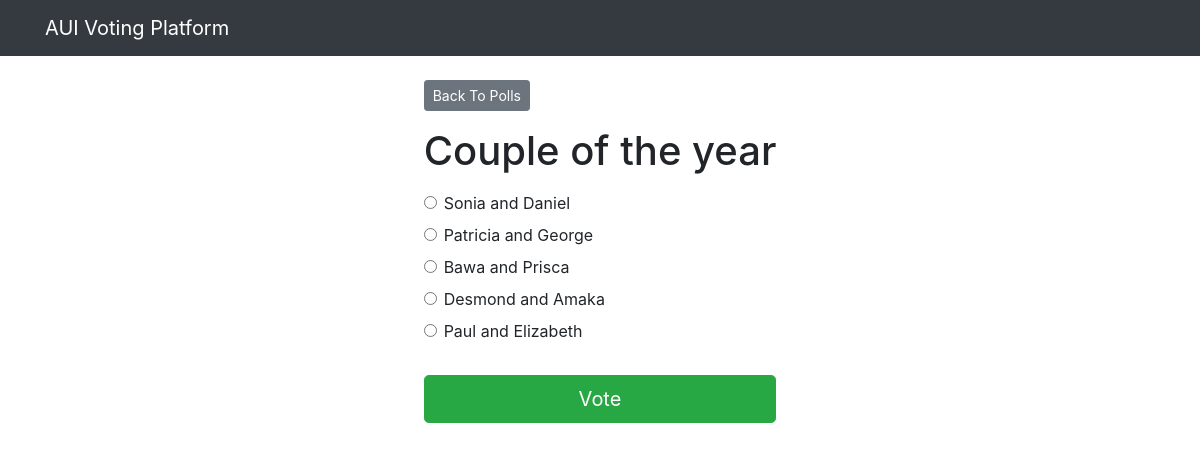
/polls/13/, run on the app's committed database.
### polls/models.py (models this page shows, shortened)
class Question(models.Model):
    question_text = models.CharField(max_length=200)
    pub_date = models.DateTimeField('date published')

class Choice(models.Model):
    question = models.ForeignKey(Question, on_delete=models.CASCADE)
    choice_text = models.CharField(max_length=200)
    votes = models.IntegerField(default=0)

### polls/views.py (the view)
# urls.py: path('<int:question_id>/', views.detail, name='detail'),
def detail(request, question_id):
    try:
        question = Question.objects.get(pk=question_id)
    except Question.DoesNotExist:
        raise Http404("Question does not exist")
    return render(request, 'polls/detail.html', {'question': question})

### templates/polls/detail.html (shortened to what this page needs)
{% extends 'base.html' %}
{% block content %}
<a class="btn btn-secondary btn-sm mb-3" href="{% url 'polls:index' %}">Back To Polls</a>
<h1 class="text-center mb-3">{{ question.question_text }}</h1>
<form action="{% url 'polls:vote' question.id %}" method="post">
    {% for choice in question.choice_set.all %}
    <div class="form-check">
        <input type="radio" name="choice" class="form-check-input" id="choice{{ forloop.counter }}"
            value="{{ choice.id }}" />
        <label for="choice{{ forloop.counter }}">{{ choice.choice_text }}</label>
    </div>
    {% endfor %}
    <input type="submit" value="Vote" class="btn btn-success btn-lg btn-block mt-4" />
</form>
{% endblock %}

### data on the page
Question: question_text "Couple of the year"
Choice: choice_text "Sonia and Daniel"
Choice: choice_text "Patricia and George"
Choice: choice_text "Bawa and Prisca"
Choice: choice_text "Desmond and Amaka"
Choice: choice_text "Paul and Elizabeth"
